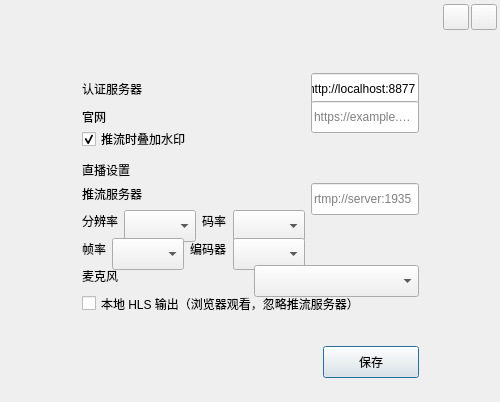
<?xml version="1.0" encoding="UTF-8"?>
<ui version="4.0">
 <class>LiveLoginSettingDialog</class>
 <widget class="QDialog" name="LiveLoginSettingDialog">
  <property name="geometry">
   <rect>
    <x>0</x>
    <y>0</y>
    <width>500</width>
    <height>402</height>
   </rect>
  </property>
  <property name="windowTitle">
   <string>PostLive 设置</string>
  </property>
  <widget class="QWidget" name="centralWidget" native="true">
   <property name="geometry">
    <rect>
     <x>0</x>
     <y>0</y>
     <width>500</width>
     <height>400</height>
    </rect>
   </property>
   <property name="minimumSize">
    <size>
     <width>500</width>
     <height>400</height>
    </size>
   </property>
   <property name="maximumSize">
    <size>
     <width>500</width>
     <height>400</height>
    </size>
   </property>
   <property name="focusPolicy">
    <enum>Qt::StrongFocus</enum>
   </property>
   <property name="styleSheet">
    <string notr="true">QLabel#applicationIconLabel
{
	border-image: url(:/LiveLoginDialog/res/pilipili-title-210x50.png);
}
/* tooltip */
QToolTip
{
	color: yellow;
	border: 2px solid #333;
	background-color: black;
}</string>
   </property>
   <layout class="QVBoxLayout" name="centralLayout">
    <property name="spacing">
     <number>0</number>
    </property>
    <property name="leftMargin">
     <number>1</number>
    </property>
    <property name="topMargin">
     <number>1</number>
    </property>
    <property name="rightMargin">
     <number>1</number>
    </property>
    <item>
     <widget class="QWidget" name="titlebarWidget" native="true">
      <property name="minimumSize">
       <size>
        <width>500</width>
        <height>50</height>
       </size>
      </property>
      <property name="maximumSize">
       <size>
        <width>500</width>
        <height>50</height>
       </size>
      </property>
      <layout class="QHBoxLayout" name="horizontalLayout">
       <property name="spacing">
        <number>0</number>
       </property>
       <property name="leftMargin">
        <number>0</number>
       </property>
       <property name="topMargin">
        <number>0</number>
       </property>
       <property name="rightMargin">
        <number>0</number>
       </property>
       <property name="bottomMargin">
        <number>0</number>
       </property>
       <item>
        <widget class="QLabel" name="applicationIconLabel">
         <property name="minimumSize">
          <size>
           <width>210</width>
           <height>50</height>
          </size>
         </property>
         <property name="maximumSize">
          <size>
           <width>210</width>
           <height>50</height>
          </size>
         </property>
         <property name="scaledContents">
          <bool>false</bool>
         </property>
        </widget>
       </item>
       <item>
        <spacer name="titlebarHorizontalSpacer">
         <property name="orientation">
          <enum>Qt::Horizontal</enum>
         </property>
         <property name="sizeHint" stdset="0">
          <size>
           <width>303</width>
           <height>17</height>
          </size>
         </property>
        </spacer>
       </item>
       <item>
        <widget class="QWidget" name="titleMenuVerticalLayoutWidget" native="true">
         <property name="minimumSize">
          <size>
           <width>0</width>
           <height>50</height>
          </size>
         </property>
         <property name="maximumSize">
          <size>
           <width>60</width>
           <height>50</height>
          </size>
         </property>
         <layout class="QVBoxLayout" name="titleMenuVerticalLayout">
          <property name="spacing">
           <number>0</number>
          </property>
          <property name="leftMargin">
           <number>0</number>
          </property>
          <property name="topMargin">
           <number>0</number>
          </property>
          <property name="rightMargin">
           <number>7</number>
          </property>
          <property name="bottomMargin">
           <number>0</number>
          </property>
          <item>
           <widget class="QWidget" name="titleMenuWidget" native="true">
            <property name="minimumSize">
             <size>
              <width>60</width>
              <height>32</height>
             </size>
            </property>
            <property name="maximumSize">
             <size>
              <width>60</width>
              <height>32</height>
             </size>
            </property>
            <layout class="QHBoxLayout" name="titleMenuHorizontalLayout">
             <property name="spacing">
              <number>0</number>
             </property>
             <property name="leftMargin">
              <number>0</number>
             </property>
             <property name="topMargin">
              <number>0</number>
             </property>
             <property name="rightMargin">
              <number>0</number>
             </property>
             <property name="bottomMargin">
              <number>0</number>
             </property>
             <item>
              <widget class="QToolButton" name="minimizeToolButton">
               <property name="minimumSize">
                <size>
                 <width>26</width>
                 <height>26</height>
                </size>
               </property>
               <property name="maximumSize">
                <size>
                 <width>26</width>
                 <height>26</height>
                </size>
               </property>
               <property name="focusPolicy">
                <enum>Qt::NoFocus</enum>
               </property>
               <property name="toolTip">
                <string>最小化</string>
               </property>
               <property name="icon">
                <iconset resource="LiveLoginDialog.qrc">
                 <normaloff>:/LiveLoginDialog/res/minus-square.png</normaloff>:/LiveLoginDialog/res/minus-square.png</iconset>
               </property>
               <property name="iconSize">
                <size>
                 <width>24</width>
                 <height>24</height>
                </size>
               </property>
              </widget>
             </item>
             <item>
              <widget class="QToolButton" name="closeToolButton">
               <property name="minimumSize">
                <size>
                 <width>26</width>
                 <height>26</height>
                </size>
               </property>
               <property name="maximumSize">
                <size>
                 <width>26</width>
                 <height>26</height>
                </size>
               </property>
               <property name="focusPolicy">
                <enum>Qt::NoFocus</enum>
               </property>
               <property name="toolTip">
                <string>关闭</string>
               </property>
               <property name="icon">
                <iconset resource="LiveLoginDialog.qrc">
                 <normaloff>:/LiveLoginDialog/res/close-square.png</normaloff>:/LiveLoginDialog/res/close-square.png</iconset>
               </property>
               <property name="iconSize">
                <size>
                 <width>24</width>
                 <height>24</height>
                </size>
               </property>
              </widget>
             </item>
            </layout>
           </widget>
          </item>
          <item>
           <spacer name="verticalSpacer">
            <property name="orientation">
             <enum>Qt::Vertical</enum>
            </property>
            <property name="sizeHint" stdset="0">
             <size>
              <width>20</width>
              <height>40</height>
             </size>
            </property>
           </spacer>
          </item>
         </layout>
        </widget>
       </item>
      </layout>
     </widget>
    </item>
    <item>
     <widget class="QWidget" name="contentWidget" native="true">
      <layout class="QGridLayout" name="gridLayout_2">
       <item row="0" column="1">
        <spacer name="verticalSpacer_3">
         <property name="orientation">
          <enum>Qt::Vertical</enum>
         </property>
         <property name="sizeHint" stdset="0">
          <size>
           <width>20</width>
           <height>40</height>
          </size>
         </property>
        </spacer>
       </item>
       <item row="1" column="0">
        <spacer name="horizontalSpacer">
         <property name="orientation">
          <enum>Qt::Horizontal</enum>
         </property>
         <property name="sizeHint" stdset="0">
          <size>
           <width>56</width>
           <height>20</height>
          </size>
         </property>
        </spacer>
       </item>
       <item row="1" column="2">
        <spacer name="horizontalSpacer_2">
         <property name="orientation">
          <enum>Qt::Horizontal</enum>
         </property>
         <property name="sizeHint" stdset="0">
          <size>
           <width>56</width>
           <height>20</height>
          </size>
         </property>
        </spacer>
       </item>
       <item row="2" column="1">
        <spacer name="verticalSpacer_2">
         <property name="orientation">
          <enum>Qt::Vertical</enum>
         </property>
         <property name="sizeHint" stdset="0">
          <size>
           <width>20</width>
           <height>40</height>
          </size>
         </property>
        </spacer>
       </item>
       <item row="1" column="1">
        <widget class="QWidget" name="InnerContent" native="true">
         <property name="minimumSize">
          <size>
           <width>350</width>
           <height>100</height>
          </size>
         </property>
         <layout class="QGridLayout" name="gridLayout">
          <item row="0" column="0">
           <widget class="QLabel" name="label">
            <property name="minimumSize">
             <size>
              <width>0</width>
              <height>32</height>
             </size>
            </property>
            <property name="maximumSize">
             <size>
              <width>16777215</width>
              <height>32</height>
             </size>
            </property>
            <property name="text">
             <string>认证服务器</string>
            </property>
           </widget>
          </item>
          <item row="0" column="1">
           <widget class="QLineEdit" name="accountServerLineEdit">
            <property name="minimumSize">
             <size>
              <width>0</width>
              <height>32</height>
             </size>
            </property>
            <property name="maximumSize">
             <size>
              <width>16777215</width>
              <height>32</height>
             </size>
            </property>
            <property name="text">
             <string>http://localhost:8877</string>
            </property>
            <property name="placeholderText">
             <string>http://localhost:8877</string>
            </property>
           </widget>
          </item>
          <item row="1" column="0">
           <widget class="QLabel" name="label_2">
            <property name="minimumSize">
             <size>
              <width>0</width>
              <height>32</height>
             </size>
            </property>
            <property name="maximumSize">
             <size>
              <width>16777215</width>
              <height>32</height>
             </size>
            </property>
            <property name="text">
             <string>官网</string>
            </property>
           </widget>
          </item>
          <item row="1" column="1">
           <widget class="QLineEdit" name="websiteLineEdit">
            <property name="minimumSize">
             <size>
              <width>0</width>
              <height>32</height>
             </size>
            </property>
            <property name="maximumSize">
             <size>
              <width>16777215</width>
              <height>32</height>
             </size>
            </property>
            <property name="placeholderText">
             <string>https://example.com</string>
            </property>
           </widget>
          </item>
          <item row="2" column="0" colspan="2">
           <widget class="QCheckBox" name="watermarkCheckBox">
            <property name="text">
             <string>推流时叠加水印</string>
            </property>
            <property name="checked">
             <bool>true</bool>
            </property>
           </widget>
          </item>
                    <item row="3" column="0" colspan="2">
           <widget class="QLabel" name="streamHeaderLabel">
            <property name="minimumSize">
             <size>
              <width>0</width>
              <height>28</height>
             </size>
            </property>
            <property name="text">
             <string>直播设置</string>
            </property>
           </widget>
          </item>
          <item row="4" column="0">
           <widget class="QLabel" name="streamServerLabel">
            <property name="text">
             <string>推流服务器</string>
            </property>
           </widget>
          </item>
          <item row="4" column="1">
           <widget class="QLineEdit" name="streamServerLineEdit">
            <property name="minimumSize">
             <size>
              <width>0</width>
              <height>32</height>
             </size>
            </property>
            <property name="maximumSize">
             <size>
              <width>16777215</width>
              <height>32</height>
             </size>
            </property>
            <property name="placeholderText">
             <string>rtmp://server:1935</string>
            </property>
           </widget>
          </item>
          <item row="5" column="0">
           <layout class="QHBoxLayout" name="streamQualityLayout1">
            <item>
             <widget class="QLabel" name="streamSizeLabel">
              <property name="text">
               <string>分辨率</string>
              </property>
             </widget>
            </item>
            <item>
             <widget class="QComboBox" name="streamSizeComboBox">
              <property name="minimumSize">
               <size>
                <width>0</width>
                <height>32</height>
               </size>
              </property>
             </widget>
            </item>
            <item>
             <widget class="QLabel" name="streamBitrateLabel">
              <property name="text">
               <string>码率</string>
              </property>
             </widget>
            </item>
            <item>
             <widget class="QComboBox" name="streamBitrateComboBox">
              <property name="minimumSize">
               <size>
                <width>0</width>
                <height>32</height>
               </size>
              </property>
             </widget>
            </item>
           </layout>
          </item>
          <item row="6" column="0">
           <layout class="QHBoxLayout" name="streamQualityLayout2">
            <item>
             <widget class="QLabel" name="streamFpsLabel">
              <property name="text">
               <string>帧率</string>
              </property>
             </widget>
            </item>
            <item>
             <widget class="QComboBox" name="streamFpsComboBox">
              <property name="minimumSize">
               <size>
                <width>0</width>
                <height>32</height>
               </size>
              </property>
             </widget>
            </item>
            <item>
             <widget class="QLabel" name="streamEncoderLabel">
              <property name="text">
               <string>编码器</string>
              </property>
             </widget>
            </item>
            <item>
             <widget class="QComboBox" name="streamEncoderComboBox">
              <property name="minimumSize">
               <size>
                <width>0</width>
                <height>32</height>
               </size>
              </property>
             </widget>
            </item>
           </layout>
          </item>
                    <item row="7" column="0" colspan="2">
           <layout class="QHBoxLayout" name="streamMicLayout">
            <item>
             <widget class="QLabel" name="streamMicLabel">
              <property name="text">
               <string>麦克风</string>
              </property>
             </widget>
            </item>
            <item>
             <widget class="QComboBox" name="streamMicComboBox">
              <property name="minimumSize">
               <size>
                <width>0</width>
                <height>32</height>
               </size>
              </property>
             </widget>
            </item>
           </layout>
          </item>
          <item row="9" column="0" colspan="2">
           <widget class="QCheckBox" name="localHlsCheckBox">
            <property name="text">
             <string>本地 HLS 输出（浏览器观看，忽略推流服务器）</string>
            </property>
           </widget>
          </item>
          <item row="11" column="0" colspan="2">
           <widget class="QLabel" name="messageLabel">
            <property name="minimumSize">
             <size>
              <width>0</width>
              <height>20</height>
             </size>
            </property>
            <property name="styleSheet">
             <string notr="true">color: #FF7070; background: transparent;</string>
            </property>
            <property name="text">
             <string/>
            </property>
            <property name="wordWrap">
             <bool>true</bool>
            </property>
           </widget>
          </item>
          <item row="12" column="0" colspan="2">
           <layout class="QHBoxLayout" name="horizontalLayout_2">
            <item>
             <spacer name="horizontalSpacer_3">
              <property name="orientation">
               <enum>Qt::Horizontal</enum>
              </property>
              <property name="sizeHint" stdset="0">
               <size>
                <width>40</width>
                <height>20</height>
               </size>
              </property>
             </spacer>
            </item>
            <item>
             <widget class="QPushButton" name="savePushButton">
              <property name="minimumSize">
               <size>
                <width>96</width>
                <height>32</height>
               </size>
              </property>
              <property name="maximumSize">
               <size>
                <width>96</width>
                <height>32</height>
               </size>
              </property>
              <property name="text">
               <string>保存</string>
              </property>
             </widget>
            </item>
           </layout>
          </item>
         </layout>
        </widget>
       </item>
      </layout>
     </widget>
    </item>
   </layout>
  </widget>
 </widget>
 <layoutdefault spacing="6" margin="11"/>
 <resources>
  <include location="../resources/LiveLoginDialog.qrc"/>
 </resources>
 <connections/>
</ui>
